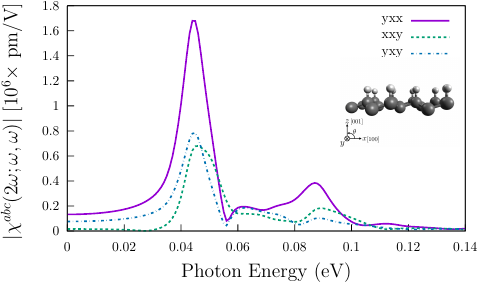

The gnuplot source for this figure:
set terminal mp color dashed latex 11

set xlabel "{\\Large Photon Energy (eV)}"

#######   check non zero components and symetryes 


abso(w,x,y,z)=(sqrt((w+y)**2+(x+z)**2))
#z lenght of layer [Angstroms (la) & meters (lm)]
lb=2.766410479
la=1.463921487
lm=la*1E-10
scale=lm*1E6

unset zeroaxis

### LAYERS

set xtics nomirror
set ytics nomirror

unset zeroaxis
#set label 1 "{\\Large C$_{16}$H$_{8}$-up}"   at graph 0.75, graph 0.40 
set ylabel '{\Large $|\chi^{abc}(2\omega;\omega,\omega)|$ [$10^{6}\times$ pm/V] }'

set xrange [0:0.15]
set key top right


set output "shg-vnl-up.mp"
p "data/up/res-nospin_0-2eV/shgL.vnl.sm_0.006_yxx_8452_40-nospin_scissor_0_Nc_27" u 1:(abso($2,$3,$4,$5)*1e-6) t 'yxx' w l lw 2 lt 1 dt 1,\
  "data/up/res-nospin_0-2eV/shgL.vnl.sm_0.006_xxy_8452_40-nospin_scissor_0_Nc_27" u 1:(abso($2,$3,$4,$5)*1e-6) t 'xxy' w l lw 2 lt 2 dt 2,\
  "data/up/res-nospin_0-2eV/shgL.vnl.sm_0.006_yxy_8452_40-nospin_scissor_0_Nc_27" u 1:(abso($2,$3,$4,$5)*1e-6) t 'yxy' w l lw 2 lt 6 dt 3
  
  # "data/up/res-nospin_0-2eV/shgL.vnl.sm_0.006_yyz_8452_40-nospin_scissor_0_Nc_27" u 1:(abso($2,$3,$4,$5)*1e-6) t 'yyz' w l lw 2 lt 3 dt 3,\
  # "data/up/res-nospin_0-2eV/shgL.vnl.sm_0.006_xxx_8452_40-nospin_scissor_0_Nc_27" u 1:(abso($2,$3,$4,$5)*1e-6) t 'xxx' w l lw 2 lt 4 dt 4,\
  # "data/up/res-nospin_0-2eV/shgL.vnl.sm_0.006_xyz_8452_40-nospin_scissor_0_Nc_27" u 1:(abso($2,$3,$4,$5)*1e-6) t 'xyz' w l lw 2 lt 5 dt 5,\
  # "data/up/res-nospin_0-2eV/shgL.vnl.sm_0.006_yyy_8452_40-nospin_scissor_0_Nc_27" u 1:(abso($2,$3,$4,$5)*1e-6) t 'yyy' w l lw 2 lt 7 dt 7,\
  # "data/up/res-nospin_0-2eV/shgL.vnl.sm_0.006_yyz_8452_40-nospin_scissor_0_Nc_27" u 1:(abso($2,$3,$4,$5)*1e-6) t 'yyz' w l lw 2 lt 8 dt 8




